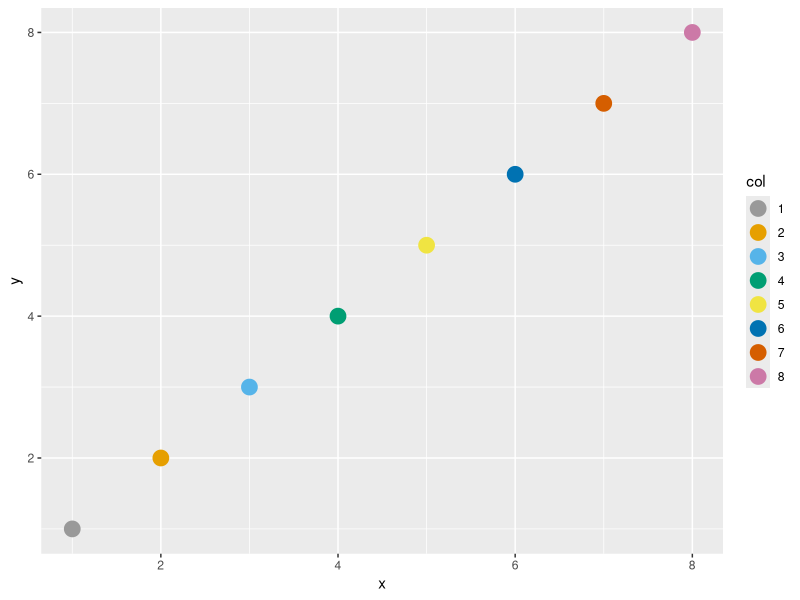

The R script that drew this image:
library(tidyverse)
color_blind_friendly_cols <- c("#999999", "#E69F00", "#56B4E9", "#009E73", "#F0E442", "#0072B2", "#D55E00", "#CC79A7")

p1 <- data.frame(x = 1:8, y = 1:8, col = as.character(1:8)) %>%
  ggplot(aes(x, y, color = col)) +
  geom_point(size = 5)
p1 + scale_color_manual(values = color_blind_friendly_cols)
